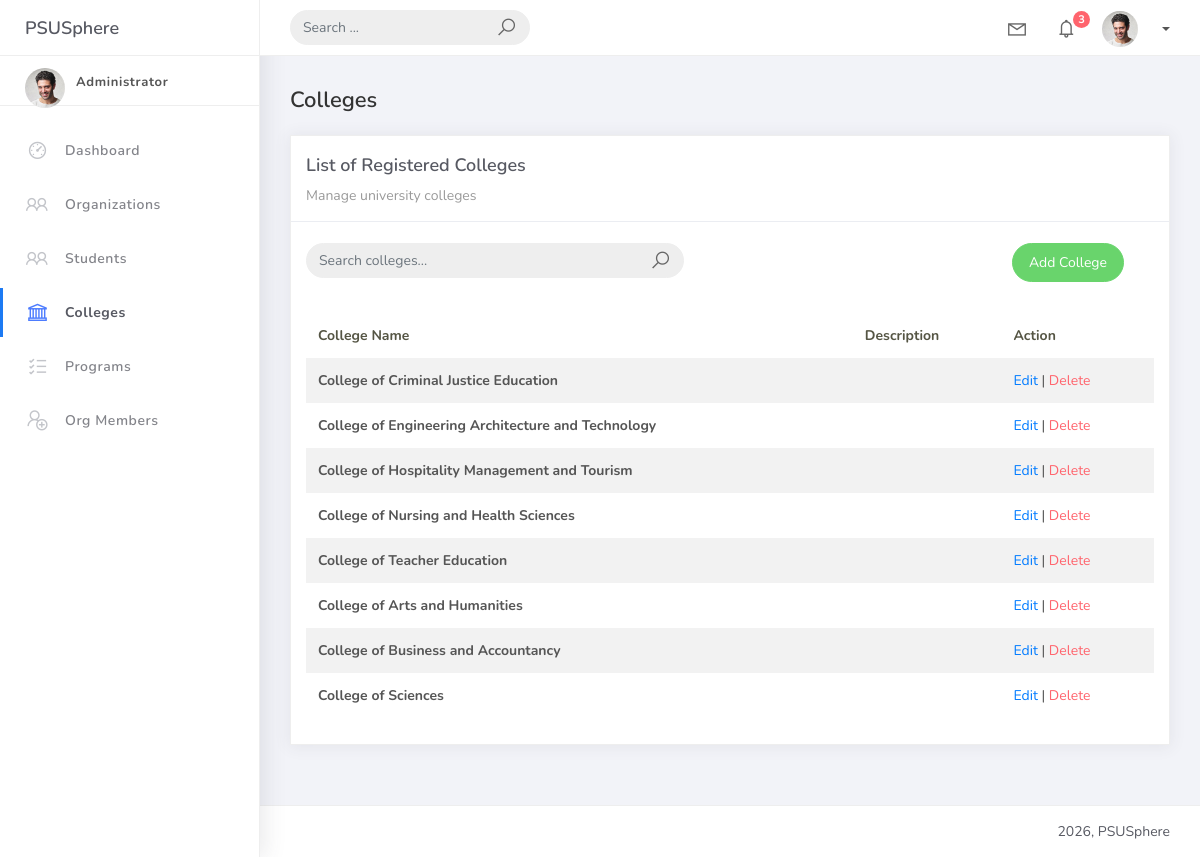
Screenshot of /college_list/ with the database file from the repository.
### studentorg/models.py (models this page shows, shortened)
class BaseModel(models.Model):
    created_at = models.DateTimeField(auto_now_add=True, db_index=True)
    updated_at = models.DateTimeField(auto_now=True)
    class Meta:
        abstract = True

class College(BaseModel):
    college_name = models.CharField(max_length=150, unique=True)

### studentorg/views.py (the view)
# urls.py: path('college_list/', CollegeListView.as_view(), name='college-list'),
class CollegeListView(ListView):
    model = College
    template_name = 'college_list.html'
    context_object_name = 'object_list'
    paginate_by = 10
    def get_queryset(self):
        query = self.request.GET.get('q')
        if query:
            return College.objects.filter(Q(college_name__icontains=query))
        return College.objects.all()

### templates/college_list.html (shortened to what this page needs)
{% extends 'base.html' %}
{% load static %}
{% block content %}
<h4 class="page-title">Colleges</h4>
<div class="row">
    <div class="col-md-12">
        <div class="card">
            <div class="card-header">
                <div class="card-title">List of Registered Colleges</div>
                <div class="card-category">Manage university colleges</div>
            </div>
            <br />
            <div class="col-md-12 row">
                <div class="col-md-6">
                    <form class="navbar-left navbar-form nav-search mr-md-3" method="GET" action="{% url 'college-list' %}">
                        <div class="input-group">
                            <input type="text" name="q" placeholder="Search colleges..." class="form-control" value="{{ request.GET.q|default:'' }}">
                            <div class="input-group-append">
                                <span class="input-group-text">
                                    <i class="la la-search search-icon"></i>
                                </span>
                            </div>
                        </div>
                    </form>
                </div>
                <div class="col-md-6">
                    <div class="pull-right">
                        <a href="{% url 'college-add' %}" class="btn btn-success btn-rounded">Add College</a>
                    </div>
                </div>
            </div>
            <div class="card-body">
                <div class="table-responsive">
                    <table class="table table-striped mt-3">
                        <thead>
                            <tr>
                                <th scope="col">College Name</th>
                                <th scope="col">Description</th>
                                <th scope="col">Action</th>
                            </tr>
                        </thead>
                        <tbody>
                            {% for object in object_list %}
                            <tr>
                                <td><strong>{{ object.college_name }}</strong></td>
                                <td>{{ object.description|truncatechars:50 }}</td>
                                <td>
                                    <a href="{% url 'college-update' object.id %}">Edit</a> |
                                    <a href="{% url 'college-delete' object.id %}" class="text-danger">Delete</a>
                                </td>
                            </tr>
                            {% empty %}
                            <tr>
                                <td colspan="3" style="text-align: center">
                                    <p class="text-sm font-weight-bold mb-0">No Colleges Found</p>
                                </td>
                            </tr>
                            {% endfor %}
                        </tbody>
                    </table>
                </div>
            </div>
        </div>
    </div>
</div>
{% endblock %}

### rows the page displays
College: college_name "College of Criminal Justice Education"
College: college_name "College of Engineering Architecture and Technology"
College: college_name "College of Hospitality Management and Tourism"
College: college_name "College of Nursing and Health Sciences"
College: college_name "College of Teacher Education"
College: college_name "College of Arts and Humanities"
College: college_name "College of Business and Accountancy"
College: college_name "College of Sciences"
